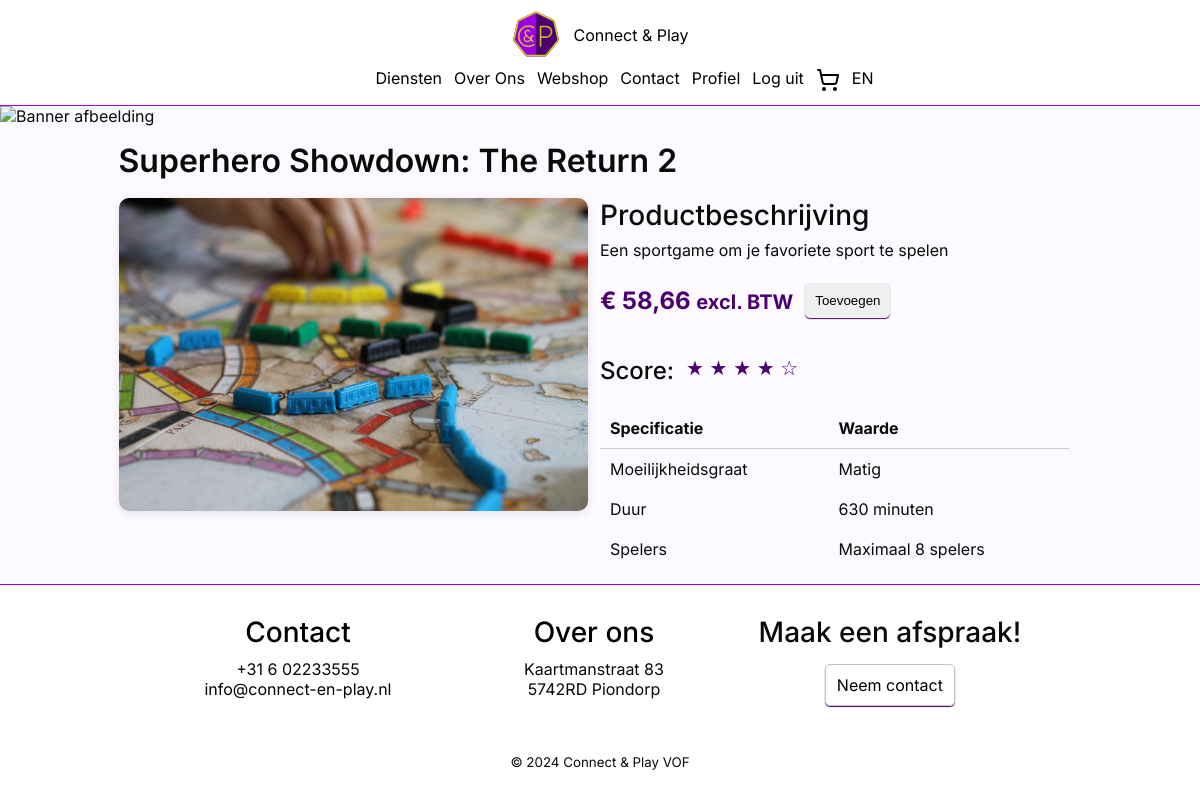
Screenshot of /product.php?id=3 (signed in) with the database file from the repository.
### tables this page shows
CREATE TABLE `game` (
  `game_id` int(11) NOT NULL,
  `players` int(11) NOT NULL,
  `price` decimal(10,2) NOT NULL,
  `duration` int(11) DEFAULT NULL CHECK (`duration` > 0),
  `name` varchar(150) NOT NULL,
  `description` mediumtext NOT NULL,
  `difficulty` varchar(20) NOT NULL,
  `left_in_stock` int(11) NOT NULL,
  `image_url` varchar(255) DEFAULT NULL
);

### php/Shared/Database.php (called while the page is built, shortened)
<?php
class Database
{
    private static ?PDO $connection = null;
    public static function connect(
        string $servername = "mariadb",
        string $username = "root",
        string $password = "",
        string $name = "webshop"
    ): PDO {
        if (self::$connection === null) {
            self::$connection = new PDO("mysql:host={$servername};dbname={$name};charset=utf8mb4", $username, $password);
            self::$connection->setAttribute(PDO::ATTR_ERRMODE, PDO::ERRMODE_EXCEPTION);
            self::$connection->setAttribute(PDO::ATTR_DEFAULT_FETCH_MODE, PDO::FETCH_ASSOC);
        }
        return self::$connection;
    }
}

### php/Shop/Controllers/GameController.php (called while the page is built, shortened)
<?php
require_once '/var/www/php/Shop/DataAccess/GameRepository.php';
require_once '/var/www/php/Shop/Domain/Game.php';
class GameController extends Controller
{
    private GameRepository $gameRepository;
    public function __construct()
    {
        $this->gameRepository = new GameRepository();
    }
    public function getGame(): Game
    {
        $id = $_GET['id'] ?? null;
        return $this->getGameById((int)$id);
    }
    public function getGameById(int $id): Game
    {
        return $this->gameRepository->getGame($id);
    }
}

### php/Shop/DataAccess/GameRepository.php (called while the page is built, shortened)
<?php
require_once '/var/www/php/Shared/Database.php';
require_once '/var/www/php/Shop/Domain/Game.php';
class GameRepository
{
    private PDO $db;
    public function __construct()
    {
        try {
            $this->db = Database::connect();
        } catch (PDOException $e) {
            echo "Fout bij het verbinden met de database: " . $e->getMessage();
            exit;
        }
    }
    public function getGame(int $id): ?Game
    {
        $stmtGame = $this->db->prepare("CALL get_game(:id)");
        $stmtGame->execute(['id' => $id]);
        $gameData = $stmtGame->fetch();
        return new Game(
            players: (int)$gameData['players'],
            price: (float)$gameData['price'],
            duration: (int)$gameData['duration'],
            name: $gameData['name'],
            description: $gameData['description'],
            difficulty: $gameData['difficulty'],
            leftInStock: $gameData['left_in_stock'],
            imageUrl: $gameData['image_url'] ?? '',
            id: $gameData['game_id']
        );
    }
}

### php/Shop/Domain/Game.php (called while the page is built, shortened)
<?php
class Game
{
    public function getId(): ?int
    {
        return $this->id;
    }
    public function getPlayers(): int
    {
        return $this->players;
    }
    public function getPrice(): float
    {
        return $this->price;
    }
    public function getDuration(): int
    {
        return $this->duration;
    }
    public function getName(): string
    {
        return $this->name;
    }
    public function getDescription(): string
    {
        return $this->description;
    }
    public function getDifficulty(): string
    {
        return $this->difficulty;
    }
}
?>

### public/product.php (the view, shortened to what this page needs)
<?php
require_once '../php/Shared/header.php';
require_once '../php/Shop/Controllers/GameController.php';
$gameController = new GameController();
$game = $gameController->getGame();
?>
<img class="banner-img" src="images/bannerImg.jpg" alt="Banner afbeelding" />
<div class="container flex justify-center">
	<div class="container flex justify-center p-15">
		<div class="col-10 flex flex-row">
			<h2 class="pb-10"><?= $game->getName(); ?></h2>
		</div>
		<div class="col-10 flex flex-row">
			<div class="col-6 flex flex-col align-center">
				<img src="images/dienst_3.jpg" class="product-img" alt="Product afbeelding" />
			</div>
			<div class="col-6 flex flex-col">
				<h3>Productbeschrijving</h3>
				<p class="pb-15">
					<?= $game->getDescription(); ?>
				</p>
				<div class="flex flex-row align-center pb-15">
					<h4 class="product-price">€ <?= number_format($game->getPrice(), 2, ',', ''); ?> <small>excl. BTW</small></h4>
					<button id="add-to-cart" onclick="addGameToCart(<?= $game->getId() ?>)" class="button px-10" style="width: auto;">Toevoegen</button>
				</div>
				<div class="flex py-15">
					<h4>Score:</h4>
					<span class="product-score">★ ★ ★ ★ ☆</span>
				</div>
				<table style="border-collapse: collapse;">
					<tr>
						<th class="p-10 text-left table-head">Specificatie</th>
						<th class="p-10 text-left table-head">Waarde</th>
					</tr>
					<tr>
						<td class="p-10">Moeilijkheidsgraat</td>
						<td class="p-10"><?= $game->getDifficulty(); ?></td>
					</tr>
					<tr>
						<td class="p-10">Duur</td>
						<td class="p-10"><?= $game->getDuration(); ?> minuten</td>
					</tr>
					<tr>
						<td class="p-10">Spelers</td>
						<td class="p-10">Maximaal <?= $game->getPlayers(); ?> spelers</td>
					</tr>
				</table>
			</div>
		</div>
	</div>
</div>
<?php
require_once '../php/Shared/footer.php';
?>

### public/css/style.css (style rules this page uses)
:root { --foreground: #0a0a0a; --background: #fdfaff; --primary: #4b006e; --accent: #9c00e5; --highlight: #d6c52e; --box-1: #cdcdcd; --box-2: #b5b5b5; --footer-header: #000; --header-z-index: 10; }
* { margin: 0; padding: 0; box-sizing: border-box; }
body { font-family: "Inter", "Verdana", sans-serif; background-color: var(--background); color: var(--foreground); }
.banner-img { object-fit: cover; width: 100%; height: 200px; margin: 0; padding: 0; }
.product-img { width: 100%; object-fit: cover; border-radius: 10px; box-shadow: 0 2px 8px rgba(0, 0, 0, 0.1); }
.input, .button { width: 100%; padding: 10px 0; border: 1px solid #c3c3c3; border-radius: 5px; box-shadow: 0 1px 1px var(--primary); resize: none; }
.table-head { border-bottom: 1px solid var(--box-1); }
.product-score { color: var(--primary); font-size: 1.25rem; }
.product-price { color: var(--primary); font-weight: 700; }
#add-to-cart { display: flex; border: none; gap: 0.5rem; }

### public/css/grid.css (style rules this page uses)
@media only screen and (min-width: 768px) { .col-6 { width: calc(50% - 1vw); } }
@media only screen and (min-width: 768px) { .col-10 { width: calc(83.333% - 1vw); } }

### public/css/spacing.css (style rules this page uses)
.p-10 { padding: 10px; }
.p-15 { padding: 15px; }
.pb-10 { padding-bottom: 10px; }
.pb-15 { padding-bottom: 15px; }
.px-10 { padding-left: 10px; padding-right: 10px; }
.py-15 { padding-top: 15px; padding-bottom: 15px; }

### public/css/flex.css (style rules this page uses)
.flex { display: flex; flex-wrap: wrap; column-gap: 1vw; row-gap: 1vh; }
.flex-col { flex-direction: column; }
.flex-row { flex-direction: row; }
.justify-center { justify-content: center; }
.align-center { align-items: center; }

### public/css/text.css (style rules this page uses)
.text-left { text-align: left; }
h2 { font-size: 2rem; font-weight: 600; }
h3 { font-size: 1.75rem; font-weight: 500; }
h4 { font-size: 1.5rem; font-weight: 500; }
p { font-size: 1rem; }

### rows the page displays
game: name "Superhero Showdown: The Return 2", description "Een sportgame om je favoriete sport te spelen", price "58,66", difficulty "Matig", duration "630", players "8"

### other values shown
__('nav.services') "Diensten"
__('nav.about') "Over Ons"
__('nav.webshop') "Webshop"
__('nav.contact') "Contact"
__('nav.profile') "Profiel"
__('nav.logout') "Log uit"
__('footer.contact') "Contact"
__('footer.about') "Over ons"
__('footer.appointment.title') "Maak een afspraak!"
__('footer.appointment.cta') "Neem contact"
